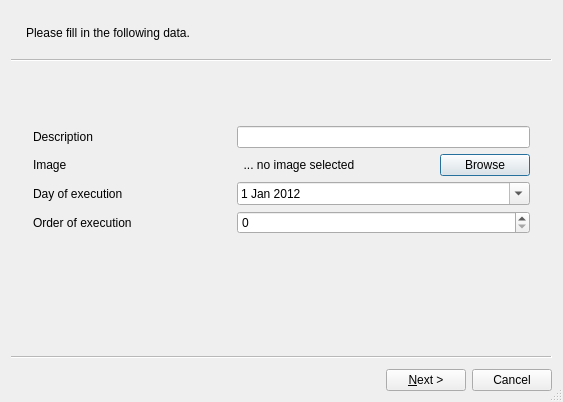
<?xml version="1.0" encoding="UTF-8"?>
<ui version="4.0">
 <class>CTWizard</class>
 <widget class="QWizard" name="CTWizard">
  <property name="geometry">
   <rect>
    <x>0</x>
    <y>0</y>
    <width>563</width>
    <height>402</height>
   </rect>
  </property>
  <property name="windowTitle">
   <string>Wizard</string>
  </property>
  <property name="sizeGripEnabled">
   <bool>true</bool>
  </property>
  <property name="options">
   <set>QWizard::NoBackButtonOnStartPage</set>
  </property>
  <widget class="CTWizardPage" name="CTWizardPageInput">
   <property name="title">
    <string/>
   </property>
   <property name="subTitle">
    <string>Please fill in the following data.</string>
   </property>
   <attribute name="pageId">
    <string notr="true">0</string>
   </attribute>
   <layout class="QVBoxLayout" name="verticalLayout" stretch="0,0,1">
    <item>
     <spacer name="verticalSpacer">
      <property name="orientation">
       <enum>Qt::Vertical</enum>
      </property>
      <property name="sizeHint" stdset="0">
       <size>
        <width>18</width>
        <height>50</height>
       </size>
      </property>
     </spacer>
    </item>
    <item>
     <layout class="QGridLayout" name="gridLayout" columnstretch="0,0,0">
      <property name="leftMargin">
       <number>7</number>
      </property>
      <property name="rightMargin">
       <number>7</number>
      </property>
      <property name="horizontalSpacing">
       <number>7</number>
      </property>
      <item row="0" column="0">
       <widget class="QLabel" name="label">
        <property name="text">
         <string>Description</string>
        </property>
       </widget>
      </item>
      <item row="2" column="0">
       <widget class="QLabel" name="label_2">
        <property name="text">
         <string>Day of execution</string>
        </property>
       </widget>
      </item>
      <item row="3" column="0">
       <widget class="QLabel" name="label_3">
        <property name="text">
         <string>Order of execution</string>
        </property>
       </widget>
      </item>
      <item row="1" column="0">
       <widget class="QLabel" name="label_4">
        <property name="text">
         <string>Image</string>
        </property>
       </widget>
      </item>
      <item row="1" column="2">
       <widget class="QPushButton" name="qbt_browse">
        <property name="sizePolicy">
         <sizepolicy hsizetype="Minimum" vsizetype="Fixed">
          <horstretch>0</horstretch>
          <verstretch>0</verstretch>
         </sizepolicy>
        </property>
        <property name="maximumSize">
         <size>
          <width>90</width>
          <height>16777215</height>
         </size>
        </property>
        <property name="text">
         <string>Browse</string>
        </property>
       </widget>
      </item>
      <item row="1" column="1">
       <widget class="QLabel" name="ql_image">
        <property name="text">
         <string>  ... no image selected</string>
        </property>
        <property name="textFormat">
         <enum>Qt::AutoText</enum>
        </property>
       </widget>
      </item>
      <item row="0" column="1" colspan="2">
       <widget class="QLineEdit" name="qle_description"/>
      </item>
      <item row="2" column="1" colspan="2">
       <widget class="QDateEdit" name="qde_execution">
        <property name="date">
         <date>
          <year>2012</year>
          <month>1</month>
          <day>1</day>
         </date>
        </property>
        <property name="calendarPopup">
         <bool>true</bool>
        </property>
       </widget>
      </item>
      <item row="3" column="1" colspan="2">
       <widget class="QSpinBox" name="qsb_execution">
        <property name="minimum">
         <number>0</number>
        </property>
        <property name="value">
         <number>0</number>
        </property>
       </widget>
      </item>
     </layout>
    </item>
    <item>
     <spacer name="verticalSpacer_2">
      <property name="orientation">
       <enum>Qt::Vertical</enum>
      </property>
      <property name="sizeHint" stdset="0">
       <size>
        <width>20</width>
        <height>40</height>
       </size>
      </property>
     </spacer>
    </item>
   </layout>
  </widget>
  <widget class="CTWizardPage" name="CTWizardPageOutM">
   <property name="title">
    <string/>
   </property>
   <property name="subTitle">
    <string>Check at least one outcome measure and then click Finish to save the defined scenario into the database.</string>
   </property>
   <attribute name="pageId">
    <string notr="true">1</string>
   </attribute>
   <layout class="QVBoxLayout" name="verticalLayout_3">
    <item>
     <widget class="QGroupBox" name="groupBox">
      <property name="title">
       <string>Outcome measures:</string>
      </property>
      <layout class="QVBoxLayout" name="verticalLayout_2">
       <item>
        <widget class="QCheckBox" name="qchb_grasps_number">
         <property name="text">
          <string>How many grasps has the infant done?</string>
         </property>
        </widget>
       </item>
       <item>
        <widget class="QCheckBox" name="qchb_grasp_latency">
         <property name="text">
          <string>How much time has the infant spent to grasp the toy?</string>
         </property>
        </widget>
       </item>
       <item>
        <widget class="QCheckBox" name="qchb_grasp_strength">
         <property name="text">
          <string>With which strength has the infant grasped?</string>
         </property>
        </widget>
       </item>
       <item>
        <widget class="QCheckBox" name="qchb_button_presses">
         <property name="text">
          <string>How many times has the infant pressed the button?</string>
         </property>
        </widget>
       </item>
       <item>
        <widget class="QCheckBox" name="qchb_button_latency">
         <property name="text">
          <string>How much time has the infant spent to press the button?</string>
         </property>
        </widget>
       </item>
       <item>
        <widget class="QCheckBox" name="qchb_turn_latency">
         <property name="text">
          <string>How much time did the infant spend to move towards the active wall?</string>
         </property>
        </widget>
       </item>
       <item>
        <widget class="QCheckBox" name="qchb_lean_forward">
         <property name="text">
          <string>Did the infant lean forward with his trunk?</string>
         </property>
        </widget>
       </item>
       <item>
        <widget class="QCheckBox" name="qchb_weight_distribution">
         <property name="text">
          <string>How was the distribution of the weight on the  mat?</string>
         </property>
        </widget>
       </item>
      </layout>
     </widget>
    </item>
   </layout>
  </widget>
 </widget>
 <customwidgets>
  <customwidget>
   <class>CTWizardPage</class>
   <extends>QWizardPage</extends>
   <header>Scenario_Designer/ct_wizardpage.h</header>
   <container>1</container>
  </customwidget>
 </customwidgets>
 <resources/>
 <connections/>
</ui>
